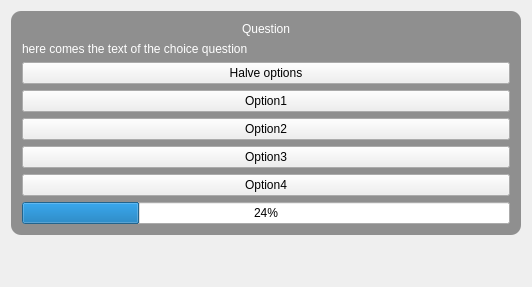
<?xml version="1.0" encoding="UTF-8"?>
<ui version="4.0">
 <class>ChoiceQuestionWidgetClass</class>
 <widget class="QWidget" name="ChoiceQuestionWidgetClass">
  <property name="geometry">
   <rect>
    <x>0</x>
    <y>0</y>
    <width>532</width>
    <height>287</height>
   </rect>
  </property>
  <property name="windowTitle">
   <string>ChoiceQuestionWidget</string>
  </property>
  <layout class="QGridLayout" name="gridLayout">
   <item row="0" column="0">
    <widget class="QFrame" name="frame">
     <property name="layoutDirection">
      <enum>Qt::LeftToRight</enum>
     </property>
     <property name="styleSheet">
      <string notr="true">#frame{
border-radius:10px ;
background-color: rgba(0,0,0,0.4);
}</string>
     </property>
     <property name="frameShape">
      <enum>QFrame::StyledPanel</enum>
     </property>
     <property name="frameShadow">
      <enum>QFrame::Raised</enum>
     </property>
     <layout class="QVBoxLayout" name="verticalLayout_2">
      <item>
       <widget class="QLabel" name="label_5">
        <property name="styleSheet">
         <string notr="true">color: rgb(255, 255, 255);</string>
        </property>
        <property name="text">
         <string>Question</string>
        </property>
        <property name="alignment">
         <set>Qt::AlignCenter</set>
        </property>
       </widget>
      </item>
      <item>
       <widget class="QLabel" name="questionText">
        <property name="styleSheet">
         <string notr="true">color: rgb(255, 255, 255);</string>
        </property>
        <property name="text">
         <string>here comes the text of the choice question</string>
        </property>
       </widget>
      </item>
      <item>
       <widget class="QPushButton" name="halveOptions">
        <property name="text">
         <string>Halve options</string>
        </property>
       </widget>
      </item>
      <item>
       <widget class="QPushButton" name="option1">
        <property name="text">
         <string>Option1</string>
        </property>
       </widget>
      </item>
      <item>
       <widget class="QPushButton" name="option2">
        <property name="text">
         <string>Option2</string>
        </property>
       </widget>
      </item>
      <item>
       <widget class="QPushButton" name="option3">
        <property name="text">
         <string>Option3</string>
        </property>
       </widget>
      </item>
      <item>
       <widget class="QPushButton" name="option4">
        <property name="text">
         <string>Option4</string>
        </property>
       </widget>
      </item>
      <item>
       <widget class="QProgressBar" name="timerProgressBar">
        <property name="value">
         <number>24</number>
        </property>
       </widget>
      </item>
     </layout>
    </widget>
   </item>
   <item row="5" column="0">
    <spacer name="verticalSpacer">
     <property name="orientation">
      <enum>Qt::Vertical</enum>
     </property>
     <property name="sizeHint" stdset="0">
      <size>
       <width>20</width>
       <height>40</height>
      </size>
     </property>
    </spacer>
   </item>
  </layout>
 </widget>
 <layoutdefault spacing="6" margin="11"/>
 <resources/>
 <connections/>
</ui>
